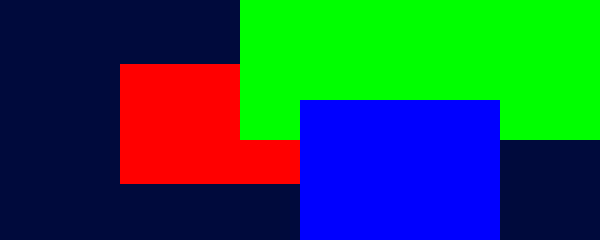
Frame 1 (no input)
Frame 60 (no input): identical to frame 1, image omitted
Frame 120 (the mouse pressed at the canvas centre since frame 60): identical to frame 1, image omitted

The p5.js sketch that drew this single still picture (run headless with seeded random() and noise() and a simulated clock; from frame 60 on, the mouse is pressed at the canvas centre):

// p5.js sketch
// ── sketch.js
function setup() {
	createCanvas(600, 240);
	background(0,10,60); // 深蓝色背景
	noStroke();
}
function draw() {
	fill(255,0,0); // 填充红色
	rect(120, 64, 200, 120); // 红色矩形
	fill(0,255,0); // 填充绿色
	rect(240, -60, 400, 200); // 绿色矩形
	fill(0,0,255); // 填充蓝色
	rect(300, 100, 200, 200); // 蓝色矩形
}
